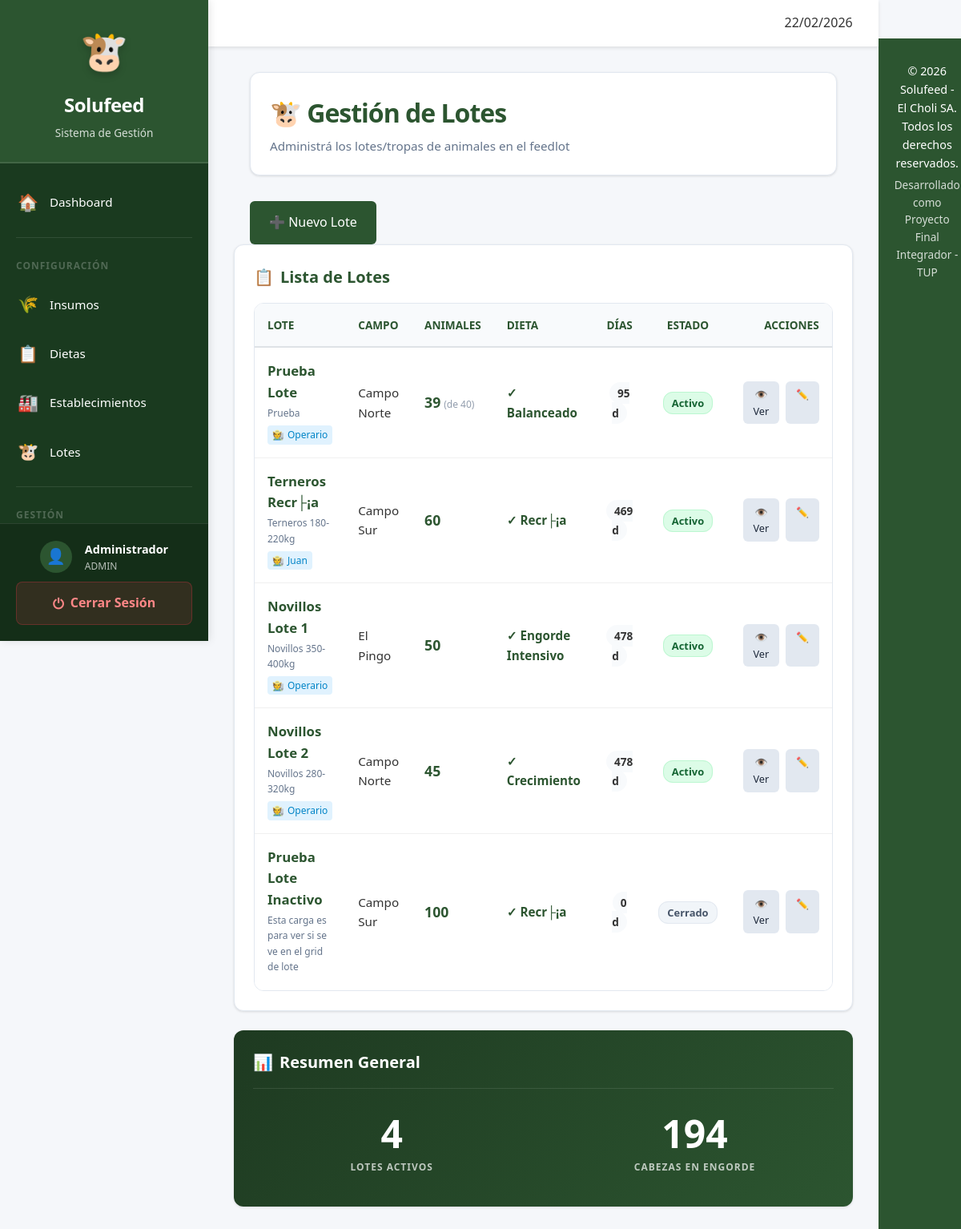
Page /admin/lotes/listar.php (signed in) on the committed database.
### tables this page shows
CREATE TABLE `tropa` (
  `id_tropa` int(11) NOT NULL AUTO_INCREMENT,
  `nombre` varchar(100) NOT NULL,
  `id_campo` int(11) DEFAULT NULL,
  `categoria` varchar(50) DEFAULT NULL,
  `fecha_inicio` date NOT NULL,
  `cantidad_inicial` int(11) NOT NULL,
  `activo` tinyint(1) NOT NULL DEFAULT 1,
  `fecha_creacion` datetime NOT NULL,
  `fecha_actualizacion` datetime DEFAULT NULL,
  PRIMARY KEY (`id_tropa`),
  KEY `fk_tropa_campo` (`id_campo`),
  CONSTRAINT `fk_tropa_campo` FOREIGN KEY (`id_campo`) REFERENCES `campo` (`id_campo`)
);

CREATE TABLE `campo` (
  `id_campo` int(11) NOT NULL AUTO_INCREMENT,
  `nombre` varchar(100) NOT NULL,
  `ubicacion` varchar(255) DEFAULT NULL,
  `activo` tinyint(1) NOT NULL DEFAULT 1,
  PRIMARY KEY (`id_campo`)
);

### includes/functions.php (called while the page is built, shortened)
<?php
function obtenerAnimalesPresentes($id_tropa) {
    try {
        $db = getConnection();
        $stmt = $db->prepare("SELECT cantidad_inicial FROM tropa WHERE id_tropa = ?");
        $stmt->execute([$id_tropa]);
        $cantidad = $stmt->fetchColumn() ?: 0;
        $stmt = $db->prepare("
            SELECT
                SUM(CASE
                    WHEN tipo_movimiento IN ('ENTRADA', 'AJUSTE_POSITIVO') THEN cantidad
                    WHEN tipo_movimiento IN ('SALIDA', 'BAJA', 'AJUSTE_NEGATIVO') THEN -cantidad
                    ELSE 0
                END) as ajuste_total
            FROM movimiento_animal
            WHERE id_tropa = ?
        ");
        $stmt->execute([$id_tropa]);
        $ajuste = $stmt->fetchColumn();
        if ($ajuste) {
            $cantidad += $ajuste;
        }
        return max(0, $cantidad);
    } catch (Exception $e) {
        return 0;
    }
}
?>

### admin/lotes/listar.php (the view, shortened to what this page needs)
<?php
require_once '../../includes/functions.php';
include '../../includes/header.php';
$db = getConnection();
$filtro = isset($_GET['filtro']) ? $_GET['filtro'] : '';
$where_clause = "WHERE 1=1";
$params = [];
$sql = "
    SELECT
        t.id_tropa,
        t.nombre,
        t.categoria,
        t.fecha_inicio,
        t.cantidad_inicial,
        t.activo,
        c.nombre as campo_nombre,
        d.nombre as dieta_nombre,
        (SELECT MAX(p.fecha) FROM pesada p WHERE p.id_tropa = t.id_tropa) as ultima_pesada,
        (SELECT MAX(cl.fecha) FROM consumo_lote cl WHERE cl.id_tropa = t.id_tropa) as ultima_alimentacion,
        (SELECT COUNT(*) FROM consumo_lote cl WHERE cl.id_tropa = t.id_tropa) as total_alimentaciones,
        (SELECT COUNT(*) FROM pesada p WHERE p.id_tropa = t.id_tropa) as total_pesadas,
        (
            SELECT GROUP_CONCAT(SUBSTRING_INDEX(u.nombre, ' ', 1) SEPARATOR ', ')
            FROM usuario_tropa ut
            INNER JOIN usuario u ON ut.id_usuario = u.id_usuario
            WHERE ut.id_tropa = t.id_tropa
        ) as operarios_asignados
    FROM tropa t
    INNER JOIN campo c ON t.id_campo = c.id_campo
    LEFT JOIN tropa_dieta_asignada tda ON t.id_tropa = tda.id_tropa
        AND tda.fecha_desde <= CURDATE()
        AND (tda.fecha_hasta IS NULL OR tda.fecha_hasta >= CURDATE())
    LEFT JOIN dieta d ON tda.id_dieta = d.id_dieta
    $where_clause
    ORDER BY t.activo DESC, t.fecha_inicio DESC
";
$stmt = $db->prepare($sql);
$stmt->execute($params);
$lotes = $stmt->fetchAll();
?>
<div style="display: flex; justify-content: space-between; align-items: center; margin-bottom: 2rem; background: var(--surface); padding: 1.5rem; border-radius: var(--radius); box-shadow: var(--shadow-sm); border: 1px solid var(--border);">
    <div>
        <h1 style="font-weight: 800; color: var(--primary); margin: 0; letter-spacing: -1px;">
            <?php
            if ($filtro === 'sin_alimentar') echo "⚠️ Lotes sin Alimentar Hoy";
            elseif ($filtro === 'sin_dieta') echo "📋 Lotes sin Dieta Asignada";
            else echo "🐮 Gestión de Lotes";
            ?>
        </h1>
        <p style="margin: 0.25rem 0 0 0; color: var(--text-muted); font-size: 0.95rem; font-weight: 500;">
            <?php
            if ($filtro) echo "Mostrando solo los registros que requieren atención inmediata.";
            else echo "Administrá los lotes/tropas de animales en el feedlot";
            ?>
        </p>
    </div>
    </div>
    <div style="display: flex; gap: 1rem;">
        <?php if ($filtro): ?>
            <a href="listar.php" class="btn btn-secondary" style="padding: 0.875rem 1.5rem;">
                ✕ Limpiar Filtro
            </a>
        <?php else: ?>
            <a href="crear.php" class="btn btn-primary" style="padding: 0.875rem 1.5rem;">
                <span>➕</span> Nuevo Lote
            </a>
        <?php endif; ?>
    </div>
</div>
<div class="card">
    <h3 class="card-title"><span>📋</span> Lista de Lotes</h3>
    <?php if (count($lotes) > 0): ?>
        <div class="table-container">
            <table>
                <thead>
                    <tr>
                        <th>Lote</th>
                        <th>Campo</th>
                        <th>Animales</th>
                        <th>Dieta</th>
                        <th style="text-align: center;">Días</th>
                        <th style="text-align: center;">Estado</th>
                        <th style="text-align: right;">Acciones</th>
                    </tr>
                </thead>
                <tbody>
                    <?php foreach ($lotes as $lote): ?>
                        <?php
                        $animales_presentes = obtenerAnimalesPresentes($lote['id_tropa']);
                        $fecha_inicio = new DateTime($lote['fecha_inicio']);
                        $fecha_hoy = new DateTime();
                        $dias_engorde = $fecha_inicio->diff($fecha_hoy)->days;
                        ?>
                        <tr>
                            <td>
                                <strong style="color: var(--primary); font-size: 1.05rem; display: block; margin-bottom: 2px;"><?php echo htmlspecialchars($lote['nombre']); ?></strong>
                                <div style="font-size: 0.75rem; color: var(--text-muted); margin-bottom: 4px;"><?php echo htmlspecialchars($lote['categoria']); ?></div>
                                <?php if ($lote['operarios_asignados']): ?>
                                    <div style="font-size: 0.75rem; background: #e0f2fe; color: #0284c7; display: inline-flex; align-items: center; padding: 2px 6px; border-radius: 4px; gap: 4px;">
                                        <span>🧑‍🌾</span> <?php echo htmlspecialchars($lote['operarios_asignados']); ?>
                                    </div>
                                <?php endif; ?>
                            </td>
                            <td><?php echo htmlspecialchars($lote['campo_nombre']); ?></td>
                            <td>
                                <span style="font-weight: 800; color: var(--primary); font-size: 1.1rem;"><?php echo $animales_presentes; ?></span>
                                <?php if ($animales_presentes != $lote['cantidad_inicial']): ?>
                                    <span style="font-size: 0.75rem; color: var(--text-muted); opacity: 0.7;">(de <?php echo $lote['cantidad_inicial']; ?>)</span>
                                <?php endif; ?>
                            </td>
                            <td>
                                <?php if ($lote['dieta_nombre']): ?>
                                    <span style="color: var(--primary); font-weight: 600;">✓ <?php echo htmlspecialchars($lote['dieta_nombre']); ?></span>
                                <?php else: ?>
                                    <span style="color: var(--danger); font-weight: 700;">⚠ Sin dieta</span>
                                <?php endif; ?>
                            </td>
                            <td style="text-align: center;">
                                <span style="background: var(--bg-main); padding: 4px 10px; border-radius: 20px; font-weight: 700; font-size: 0.85rem;">
                                    <?php echo $dias_engorde; ?> d
                                </span>
                            </td>
                            <td style="text-align: center;">
                                <?php if ($lote['activo']): ?>
                                    <span class="badge" style="background: #dcfce7; color: #166534; border: 1px solid #bbf7d0;">Activo</span>
                                <?php else: ?>
                                    <span class="badge" style="background: #f1f5f9; color: #475569; border: 1px solid #e2e8f0;">Cerrado</span>
                                <?php endif; ?>
                            </td>
                            <td style="text-align: right;">
                                <div style="display: flex; gap: 0.5rem; justify-content: flex-end;">
                                    <a href="ver.php?id=<?php echo $lote['id_tropa']; ?>" class="btn btn-secondary" style="font-size: 0.8rem; padding: 0.4rem 0.8rem;">👁️ Ver</a>
                                    <a href="editar.php?id=<?php echo $lote['id_tropa']; ?>" class="btn btn-secondary" style="font-size: 0.8rem; padding: 0.4rem 0.8rem;">✏️</a>
                                </div>
                            </td>
                        </tr>
                    <?php endforeach; ?>
                </tbody>
            </table>
        </div>
    <?php endif; ?>
</div>
<?php if (count($lotes) > 0 && !$filtro): ?>
    <?php
    $total_animales = 0;
    $lotes_activos = 0;
    foreach ($lotes as $lote) {
        if ($lote['activo']) {
            $lotes_activos++;
            $total_animales += obtenerAnimalesPresentes($lote['id_tropa']);
        }
    }
    ?>
    <div class="card" style="background: linear-gradient(135deg, var(--primary-dark) 0%, var(--primary) 100%); color: white; border: none;">
        <h3 class="card-title" style="color: white; border-bottom: 1px solid rgba(255,255,255,0.1); padding-bottom: 1rem;"><span>📊</span> Resumen General</h3>
        <div style="display: grid; grid-template-columns: repeat(auto-fit, minmax(200px, 1fr)); gap: 2rem; padding: 1rem 0;">
            <div style="text-align: center;">
                <div style="font-size: 3rem; font-weight: 800; line-height: 1; margin-bottom: 0.5rem;"><?php echo $lotes_activos; ?></div>
                <div style="color: rgba(255,255,255,0.7); font-weight: 600; text-transform: uppercase; font-size: 0.75rem; letter-spacing: 1px;">Lotes Activos</div>
            </div>
            <div style="text-align: center;">
                <div style="font-size: 3rem; font-weight: 800; line-height: 1; margin-bottom: 0.5rem;"><?php echo number_format($total_animales); ?></div>
                <div style="color: rgba(255,255,255,0.7); font-weight: 600; text-transform: uppercase; font-size: 0.75rem; letter-spacing: 1px;">Cabezas en Engorde</div>
            </div>
        </div>
    </div>
        </div>
<?php endif; ?>
<?php include '../../includes/footer.php'; ?>

### assets/css/main.css (style rules this page uses)
:root { --primary: #2c5530; --primary-light: #3d7043; --primary-dark: #1e3a21; --secondary: #1e6091; --accent: #f4a261; --success: #28a745; --danger: #dc3545; --warning: #ffc107; --info: #17a2b8; --bg-main: #f8fafc; --surface: #ffffff; --border: #e2e8f0; --text-main: #1e293b; --text-muted: #64748b; --text-on-primary: #ffffff; --shadow-sm: 0 1px 3px rgba(0, 0, 0, 0.12); --shadow-md: 0 4px 6px -1px rgba(0, 0, 0, 0.1), 0 2px 4px -1px rgba(0, 0, 0, 0.06); --shadow-lg: 0 10px 15px -3px rgba(0, 0, 0, 0.1), 0 4px 6px -2px rgba(0, 0, 0, 0.05); --radius: 12px; }
* { margin: 0; padding: 0; box-sizing: border-box; }
body { font-family: 'Outfit', 'Inter', -apple-system, sans-serif; background-color: var(--bg-main); color: var(--text-main); line-height: 1.5; -webkit-font-smoothing: antialiased; }
.card { background: var(--surface); border-radius: var(--radius); padding: 1.5rem; box-shadow: var(--shadow-sm); border: 1px solid var(--border); margin-bottom: 1.5rem; transition: transform 0.2s ease, box-shadow 0.2s ease; }
.card-title { font-size: 1.25rem; font-weight: 700; color: var(--primary); margin-bottom: 1rem; display: flex; align-items: center; gap: 0.5rem; }
.btn { display: inline-flex; align-items: center; justify-content: center; padding: 0.625rem 1.25rem; font-size: 0.95rem; font-weight: 600; border-radius: 8px; cursor: pointer; transition: all 0.2s ease; text-decoration: none; border: none; gap: 0.5rem; }
.btn-primary { background: var(--primary); color: white; }
.btn-secondary { background: var(--border); color: var(--text-main); }
.table-container { overflow-x: auto; background: var(--surface); border-radius: var(--radius); border: 1px solid var(--border); }
table { width: 100%; border-collapse: collapse; }
th { background: var(--bg-main); padding: 1rem; text-align: center; font-size: 0.85rem; text-transform: uppercase; color: var(--text-muted); font-weight: 700; border-bottom: 2px solid var(--border); }
td { padding: 1rem; border-bottom: 1px solid var(--border); font-size: 0.95rem; }
tr:last-child td { border-bottom: none; }

### assets/css/style.css (style rules this page uses)
* { margin: 0; padding: 0; box-sizing: border-box; }
body { font-family: 'Segoe UI', Tahoma, Geneva, Verdana, sans-serif; background-color: #f5f7fa; color: #333; line-height: 1.6; display: flex; min-height: 100vh; }
.btn { display: inline-block; padding: 0.75rem 1.5rem; border: none; border-radius: 6px; font-size: 1rem; font-weight: 500; text-decoration: none; cursor: pointer; transition: all 0.3s; text-align: center; }
table { width: 100%; border-collapse: collapse; background: white; }
table thead { background: #f8f9fa; }
table th { padding: 1rem; text-align: left; font-weight: 600; color: #2c5530; border-bottom: 2px solid #dee2e6; }
table td { padding: 1rem; border-bottom: 1px solid #f0f0f0; }
table tbody tr { transition: background 0.2s; }
.badge { padding: 4px 10px; border-radius: 12px; font-size: 0.85em; font-weight: bold; }

### rows in the picture
tropa: nombre "Prueba Lote", categoria "Prueba", operarios_asignados "Operario", id_campo.nombre "Campo Norte", animales_presentes "39", cantidad_inicial "40", dieta_nombre "Balanceado", activo "Activo"
tropa: nombre "Terneros Recr├¡a", categoria "Terneros 180-220kg", operarios_asignados "Juan", id_campo.nombre "Campo Sur", animales_presentes "60", dieta_nombre "Recr├¡a", activo "Activo"
tropa: nombre "Novillos Lote 1", categoria "Novillos 350-400kg", operarios_asignados "Operario", id_campo.nombre "El Pingo", animales_presentes "50", dieta_nombre "Engorde Intensivo", activo "Activo"
tropa: nombre "Novillos Lote 2", categoria "Novillos 280-320kg", operarios_asignados "Operario", id_campo.nombre "Campo Norte", animales_presentes "45", dieta_nombre "Crecimiento", activo "Activo"
tropa: nombre "Prueba Lote Inactivo", categoria "Esta carga es para ver si se ve en el grid de lote", id_campo.nombre "Campo Sur", animales_presentes "100", dieta_nombre "Recr├¡a", activo "Cerrado"

### other values in the picture
$_SESSION['nombre'] "Administrador"
$_SESSION['tipo'] "ADMIN"
$lotes_activos "4"
$total_animales "194"
